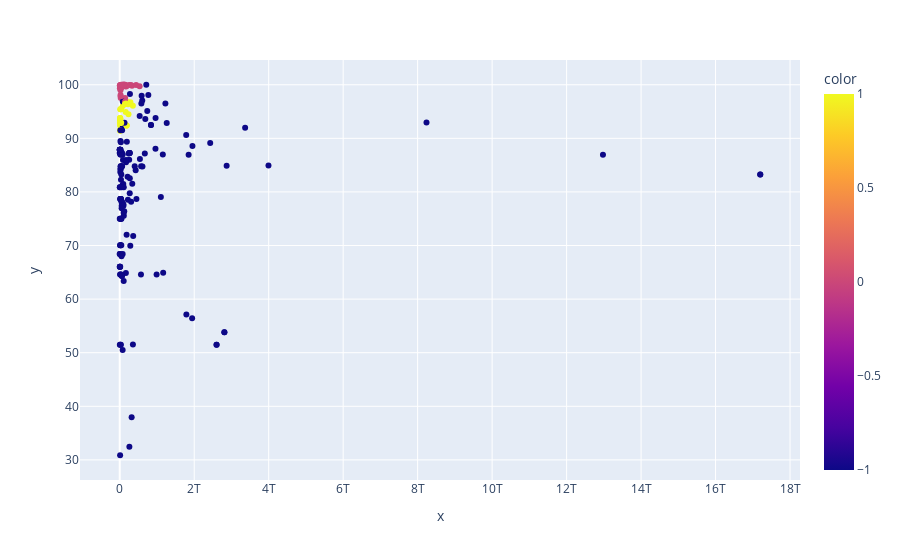

The code cell stored with this chart in its notebook:
### Code cell
import plotly.express as px

fig = px.scatter(x=gdp, y=fos, color=shares['cluster'])

fig.show()

### Figure 1 — Plotly figure (JSON) as saved in the notebook; plotly's stock layout.template omitted (floating-point values rounded to 4 significant figures; data arrays with more than 128 entries replaced by an {"elided": "..."} marker saying what was removed)
{"data": [{"hovertemplate": "x=%{x}<br>y=%{y}<br>color=%{marker.color}<extra></extra>", "legendgroup": "", "marker": {"color": {"elided": "220 int values"}, "coloraxis": "coloraxis", "symbol": "circle"}, "mode": "markers", "name": "", "orientation": "v", "showlegend": false, "type": "scatter", "x": {"elided": "220 float values"}, "xaxis": "x", "y": {"elided": "220 float values"}, "yaxis": "y"}], "layout": {"coloraxis": {"colorbar": {"title": {"text": "color"}}, "colorscale": [[0, "#0d0887"], [0.1111, "#46039f"], [0.2222, "#7201a8"], [0.3333, "#9c179e"], [0.4444, "#bd3786"], [0.5556, "#d8576b"], [0.6667, "#ed7953"], [0.7778, "#fb9f3a"], [0.8889, "#fdca26"], [1, "#f0f921"]]}, "legend": {"tracegroupgap": 0}, "margin": {"t": 60}, "xaxis": {"anchor": "y", "domain": [0, 1], "title": {"text": "x"}}, "yaxis": {"anchor": "x", "domain": [0, 1], "title": {"text": "y"}}}}
